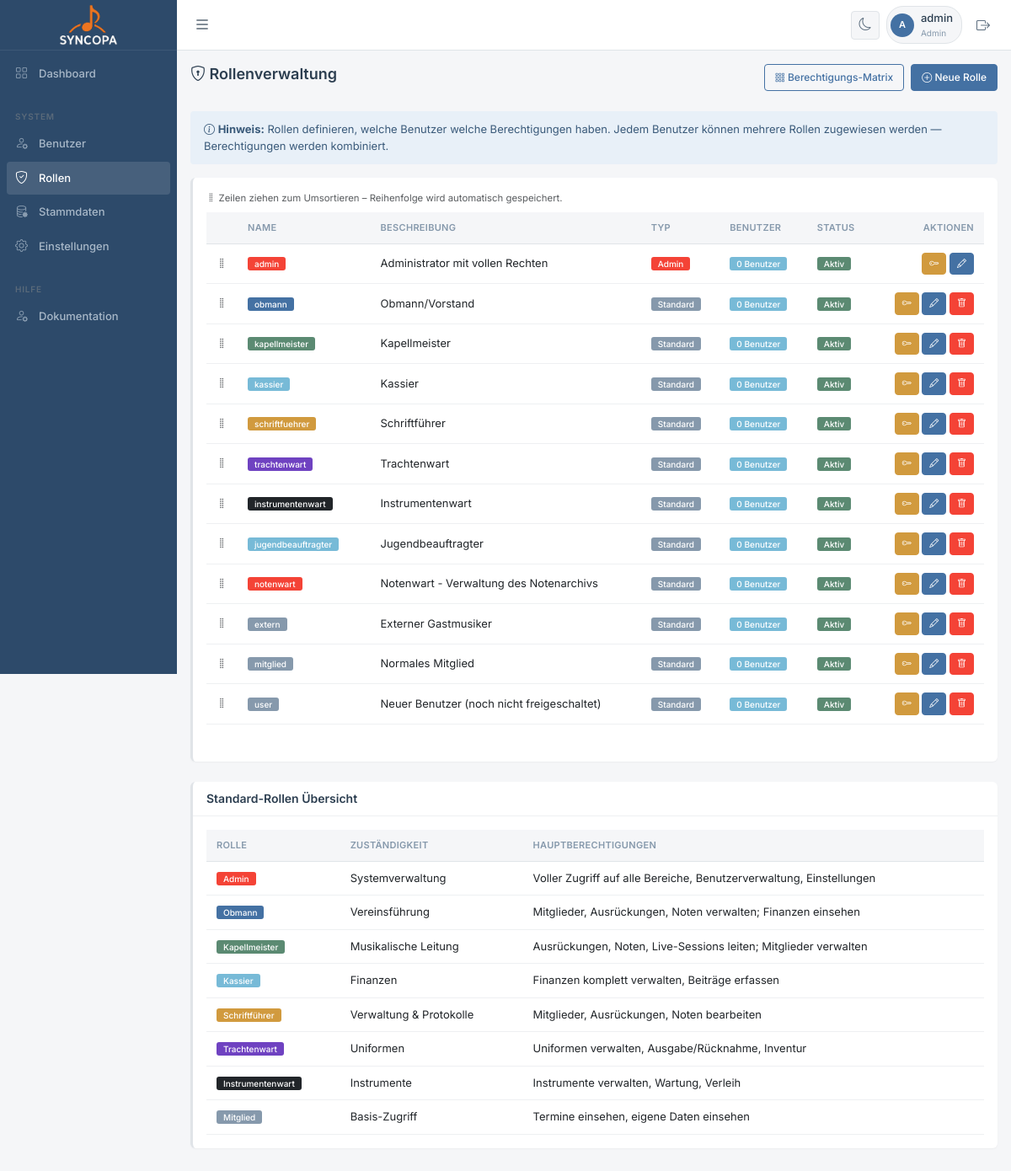
Page /rollen.php (signed in) on the committed database.
### tables this page shows
CREATE TABLE IF NOT EXISTS `rollen` (
  `id` int(11) NOT NULL AUTO_INCREMENT,
  `name` varchar(100) NOT NULL,
  `beschreibung` text DEFAULT NULL,
  `ist_admin` tinyint(1) DEFAULT 0,
  `farbe` varchar(20) DEFAULT 'secondary',
  `sortierung` int(11) DEFAULT 100,
  `aktiv` tinyint(1) DEFAULT 1,
  `erstellt_am` timestamp NULL DEFAULT current_timestamp(),
  PRIMARY KEY (`id`)
);

### classes/Database.php (called while the page is built, shortened)
<?php
class Database {
    private static $instance = null;
    private $conn;
    private function __construct() {
        try {
            $dsn = "mysql:host=" . DB_HOST . ";dbname=" . DB_NAME . ";charset=" . DB_CHARSET;
            $options = [
                PDO::ATTR_ERRMODE => PDO::ERRMODE_EXCEPTION,
                PDO::ATTR_DEFAULT_FETCH_MODE => PDO::FETCH_ASSOC,
                PDO::ATTR_EMULATE_PREPARES => false,
            ];
            $this->conn = new PDO($dsn, DB_USER, DB_PASS, $options);
        } catch (PDOException $e) {
            die("Datenbankverbindung fehlgeschlagen: " . $e->getMessage());
        }
    }
    public static function getInstance() {
        if (self::$instance === null) {
            self::$instance = new self();
        }
        return self::$instance;
    }
    public function query($sql, $params = []) {
        try {
            $stmt = $this->conn->prepare($sql);
            $stmt->execute($params);
            return $stmt;
        } catch (PDOException $e) {
            error_log("Datenbankfehler: " . $e->getMessage());
            throw $e;
        }
    }
    public function fetchAll($sql, $params = []) {
        return $this->query($sql, $params)->fetchAll();
    }
    public function fetchOne($sql, $params = []) {
        return $this->query($sql, $params)->fetch();
    }
    public function execute($sql, $params = []) {
        return $this->query($sql, $params);
    }
}

### classes/Session.php (called while the page is built, shortened)
<?php
class Session {
    public static function get($key, $default = null) {
        return $_SESSION[$key] ?? $default;
    }
    public static function has($key) {
        return isset($_SESSION[$key]);
    }
    public static function isLoggedIn() {
        return self::has('user_id');
    }
    public static function getUserId() {
        return self::get('user_id');
    }
    public static function getRollenIds(): array {
        return self::get('rollen_ids', []);
    }
    public static function checkPermission($modul, $aktion = 'lesen'): bool {
        $rollenIds = self::getRollenIds();
        if (empty($rollenIds) && self::isLoggedIn()) {
            $db = Database::getInstance();
            $rows = $db->fetchAll(
                "SELECT rolle_id FROM benutzer_rollen WHERE benutzer_id = ?",
                [self::getUserId()]
            );
            $rollenIds = array_column($rows, 'rolle_id');
        }
        if (empty($rollenIds)) return false;
        $db = Database::getInstance();
        $placeholders = implode(',', array_fill(0, count($rollenIds), '?'));
        $sql = "SELECT MAX(b.`{$aktion}`) as hat_recht
                FROM berechtigungen b
                JOIN rollen r ON r.name = b.rolle
                WHERE r.id IN ({$placeholders}) AND b.modul = ?";
        $params = array_merge(array_values($rollenIds), [$modul]);
        $result = $db->fetchOne($sql, $params);
        return $result && $result['hat_recht'] == 1;
    }
}

### rollen.php (the view, shortened to what this page needs)
<?php
$db = Database::getInstance();
$rollen = $db->fetchAll("SELECT * FROM rollen ORDER BY sortierung, name, id");
include 'includes/header.php';
?>
<div class="d-flex justify-content-between align-items-center mb-4">
    <h1 class="h2"><i class="bi bi-shield-lock"></i> Rollenverwaltung</h1>
    <div class="d-flex gap-2">
        <a href="berechtigungen_matrix.php" class="btn btn-outline-primary">
            <i class="bi bi-grid-3x3-gap"></i> Berechtigungs-Matrix
        </a>
        <a href="rolle_bearbeiten.php" class="btn btn-primary">
            <i class="bi bi-plus-circle"></i> Neue Rolle
        </a>
    </div>
</div>
<div class="alert alert-info">
    <i class="bi bi-info-circle"></i>
    <strong>Hinweis:</strong> Rollen definieren, welche Benutzer welche Berechtigungen haben.
    Jedem Benutzer können mehrere Rollen zugewiesen werden — Berechtigungen werden kombiniert.
</div>
<div class="card">
    <div class="card-body">
        <div class="text-muted small mb-2"><i class="bi bi-grip-vertical"></i> Zeilen ziehen zum Umsortieren – Reihenfolge wird automatisch gespeichert.</div>
        <table class="table table-hover mb-0" id="rollenTable">
            <thead>
                <tr>
                    <th style="width:32px"></th>
                    <th>Name</th>
                    <th>Beschreibung</th>
                    <th>Typ</th>
                    <th>Benutzer</th>
                    <th>Status</th>
                    <th class="text-end">Aktionen</th>
                </tr>
            </thead>
            <tbody id="rollen-tbody">
                <?php foreach ($rollen as $rolle): ?>
                <?php
                $benutzer_count = $db->fetchOne("SELECT COUNT(*) as anzahl FROM benutzer_rollen WHERE rolle_id = ?", [$rolle['id']]);
                ?>
                <tr data-id="<?php echo $rolle['id']; ?>">
                    <td class="drag-handle text-muted" style="cursor:grab;user-select:none;vertical-align:middle">
                        <i class="bi bi-grip-vertical"></i>
                    </td>
                    <td>
                        <span class="badge bg-<?php echo htmlspecialchars($rolle['farbe']); ?> me-2">
                            <?php echo htmlspecialchars($rolle['name']); ?>
                        </span>
                    </td>
                    <td><?php echo htmlspecialchars($rolle['beschreibung'] ?? '-'); ?></td>
                    <td>
                        <?php if ($rolle['ist_admin']): ?>
                        <span class="badge bg-danger">Admin</span>
                        <?php else: ?>
                        <span class="badge bg-secondary">Standard</span>
                        <?php endif; ?>
                    </td>
                    <td>
                        <span class="badge bg-info"><?php echo $benutzer_count['anzahl']; ?> Benutzer</span>
                    </td>
                    <td>
                        <?php if ($rolle['aktiv']): ?>
                        <span class="badge bg-success">Aktiv</span>
                        <?php else: ?>
                        <span class="badge bg-secondary">Inaktiv</span>
                        <?php endif; ?>
                    </td>
                    <td class="text-end">
                        <a href="berechtigungen_bearbeiten.php?rolle_id=<?php echo $rolle['id']; ?>"
                           class="btn btn-sm btn-warning" title="Berechtigungen">
                            <i class="bi bi-key"></i>
                        </a>
                        <a href="rolle_bearbeiten.php?id=<?php echo $rolle['id']; ?>"
                           class="btn btn-sm btn-primary" title="Bearbeiten">
                            <i class="bi bi-pencil"></i>
                        </a>
                        <?php if (!$rolle['ist_admin'] && $benutzer_count['anzahl'] == 0): ?>
                        <a href="?delete=<?php echo $rolle['id']; ?>"
                           class="btn btn-sm btn-danger" title="Löschen"
                           onclick="return confirm('Rolle wirklich löschen?')">
                            <i class="bi bi-trash"></i>
                        </a>
                        <?php endif; ?>
                    </td>
                </tr>
                <?php endforeach; ?>
            </tbody>
        </table>
        <div id="sort-status" class="text-muted small mt-2" style="min-height:20px"></div>
    </div>
</div>
<div class="row mt-4">
    <div class="col-md-12">
        <div class="card">
            <div class="card-header">
                <h5 class="mb-0">Standard-Rollen Übersicht</h5>
            </div>
            <div class="card-body">
                <table class="table table-sm">
                    <thead>
                        <tr>
                            <th>Rolle</th>
                            <th>Zuständigkeit</th>
                            <th>Hauptberechtigungen</th>
                        </tr>
                    </thead>
                    <tbody>
                        <tr>
                            <td><span class="badge bg-danger">Admin</span></td>
                            <td>Systemverwaltung</td>
                            <td>Voller Zugriff auf alle Bereiche, Benutzerverwaltung, Einstellungen</td>
                        </tr>
                        <tr>
                            <td><span class="badge bg-primary">Obmann</span></td>
                            <td>Vereinsführung</td>
                            <td>Mitglieder, Ausrückungen, Noten verwalten; Finanzen einsehen</td>
                        </tr>
                        <tr>
                            <td><span class="badge bg-success">Kapellmeister</span></td>
                            <td>Musikalische Leitung</td>
                            <td>Ausrückungen, Noten, Live-Sessions leiten; Mitglieder verwalten</td>
                        </tr>
                        <tr>
                            <td><span class="badge bg-info">Kassier</span></td>
                            <td>Finanzen</td>
                            <td>Finanzen komplett verwalten, Beiträge erfassen</td>
                        </tr>
                        <tr>
                            <td><span class="badge bg-warning">Schriftführer</span></td>
                            <td>Verwaltung & Protokolle</td>
                            <td>Mitglieder, Ausrückungen, Noten bearbeiten</td>
                        </tr>
                        <tr>
                            <td><span class="badge bg-purple">Trachtenwart</span></td>
                            <td>Uniformen</td>
                            <td>Uniformen verwalten, Ausgabe/Rücknahme, Inventur</td>
                        </tr>
                        <tr>
                            <td><span class="badge bg-dark">Instrumentenwart</span></td>
                            <td>Instrumente</td>
                            <td>Instrumente verwalten, Wartung, Verleih</td>
                        </tr>
                        <tr>
                            <td><span class="badge bg-secondary">Mitglied</span></td>
                            <td>Basis-Zugriff</td>
                            <td>Termine einsehen, eigene Daten einsehen</td>
                        </tr>
                    </tbody>
                </table>
            </div>
        </div>
    </div>
</div>
<?php include 'includes/footer.php'; ?>

### includes/header.php (style rules this page uses)
:root { --c-primary: #4471A3; --c-primary-light: #5496cb; --c-success: #5b8a72; --c-warning: #D19A3E; --c-danger: #F44336; --c-info: #77bad7; --sidebar-w: 210px; --topbar-h: 60px; --radius: 4px; --radius-lg: 6px; --shadow-sm: 0 1px 2px rgba(0,0,0,0.04); --transition: 0.2s ease; }
[data-theme="light"] { --bg-body: #f5f6f8; --bg-card: #ffffff; --bg-sidebar: #2d4a6a; --bg-input: #ffffff; --border: #e0e4e8; --border-light: #eef0f2; --text-primary: #2c3e50; --text-secondary: #5a6c7d; --text-muted: #8699ac; --sidebar-text: #a8b8c8; --sidebar-hover: rgba(255,255,255,0.06); --sidebar-active: rgba(255,255,255,0.12); }
* { font-family: 'Inter', system-ui, sans-serif; -webkit-tap-highlight-color: transparent; box-sizing: border-box; }
body { background: var(--bg-body); color: var(--text-primary); font-size: 13px; line-height: 1.5; overflow-x: hidden; margin: 0; }
a { text-decoration: none !important; color: inherit; }
.card { background: var(--bg-card); border: none; border-radius: var(--radius-lg); box-shadow: var(--shadow-sm); margin-bottom: 16px; border-left: 3px solid var(--border); }
.card-header { background: transparent; border-bottom: 1px solid var(--border-light); padding: 12px 16px; font-weight: 600; font-size: 13px; color: var(--text-primary); }
.card-body { padding: 16px; }
.bg-primary { background-color: var(--c-primary) !important; }
.bg-success { background-color: var(--c-success) !important; }
.bg-warning { background-color: var(--c-warning) !important; color: #fff !important; }
.bg-info { background-color: var(--c-info) !important; }
.bg-danger { background-color: var(--c-danger) !important; }
.bg-secondary { background-color: var(--text-muted) !important; }
.btn { font-size: 12px; font-weight: 500; padding: 6px 12px; border-radius: var(--radius); transition: all var(--transition); }
.btn-sm { padding: 4px 8px; font-size: 11px; }
.btn-primary { background: var(--c-primary); border-color: var(--c-primary); }
.btn-warning { background: var(--c-warning); border-color: var(--c-warning); color: #fff; }
.btn-danger { background: var(--c-danger); border-color: var(--c-danger); }
.btn-outline-primary { color: var(--c-primary); border-color: var(--c-primary); }
.table { font-size: 13px; color: var(--text-primary); margin-bottom: 0; }
.table thead th { font-size: 11px; font-weight: 600; text-transform: uppercase; letter-spacing: 0.3px; color: var(--text-muted); background: var(--bg-body); border-bottom: 1px solid var(--border); padding: 10px 12px; white-space: nowrap; }
.table td { padding: 10px 12px; vertical-align: middle; border-bottom: 1px solid var(--border-light); }
.alert { font-size: 13px; padding: 12px 16px; border-radius: var(--radius); border: none; margin-bottom: 16px; }
.alert-info { background: #e8f0f8; color: #3a5a7a; }
.badge { font-size: 10px; font-weight: 500; padding: 3px 8px; border-radius: 3px; }
h1.h2, .h1, .h2 { font-size: 18px; font-weight: 600; color: var(--text-primary); }
h5 { font-size: 14px; font-weight: 600; }

### rollen.php (style rules this page uses)
.badge.bg-purple { background-color: #6f42c1 !important; }

### rows in the picture
rollen: name "admin", beschreibung "Administrator mit vollen Rechten", ist_admin "Admin", anzahl "0", aktiv "Aktiv"
rollen: name "obmann", beschreibung "Obmann/Vorstand", ist_admin "Standard", anzahl "0", aktiv "Aktiv"
rollen: name "kapellmeister", beschreibung "Kapellmeister", ist_admin "Standard", anzahl "0", aktiv "Aktiv"
rollen: name "kassier", beschreibung "Kassier", ist_admin "Standard", anzahl "0", aktiv "Aktiv"
rollen: name "schriftfuehrer", beschreibung "Schriftführer", ist_admin "Standard", anzahl "0", aktiv "Aktiv"
rollen: name "trachtenwart", beschreibung "Trachtenwart", ist_admin "Standard", anzahl "0", aktiv "Aktiv"
rollen: name "instrumentenwart", beschreibung "Instrumentenwart", ist_admin "Standard", anzahl "0", aktiv "Aktiv"
rollen: name "jugendbeauftragter", beschreibung "Jugendbeauftragter", ist_admin "Standard", anzahl "0", aktiv "Aktiv"
rollen: name "notenwart", beschreibung "Notenwart - Verwaltung des Notenarchivs", ist_admin "Standard", anzahl "0", aktiv "Aktiv"
rollen: name "extern", beschreibung "Externer Gastmusiker", ist_admin "Standard", anzahl "0", aktiv "Aktiv"
rollen: name "mitglied", beschreibung "Normales Mitglied", ist_admin "Standard", anzahl "0", aktiv "Aktiv"
rollen: name "user", beschreibung "Neuer Benutzer (noch nicht freigeschaltet)", ist_admin "Standard", anzahl "0", aktiv "Aktiv"

### other values in the picture
substr(Session::getUsername(), 0, 1) "A"
Session::getUsername() "admin"
Session::getRole() "Admin"
